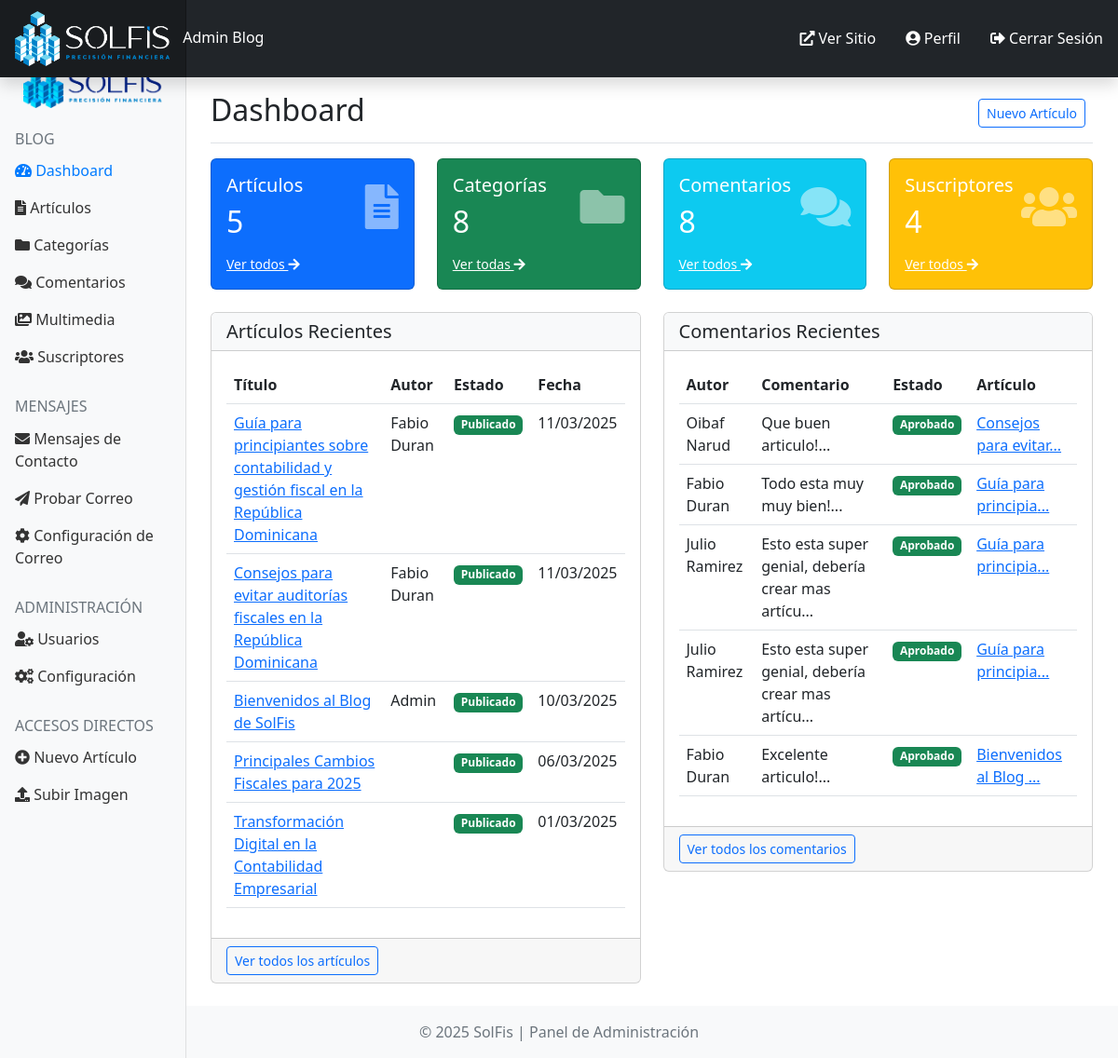
Screenshot of /admin/index.php (signed in) with the database file from the repository.
### tables this page shows
CREATE TABLE `posts` (
  `id` int(11) NOT NULL,
  `title` varchar(255) NOT NULL,
  `slug` varchar(255) NOT NULL,
  `excerpt` text DEFAULT NULL,
  `content` longtext NOT NULL,
  `category_id` int(11) DEFAULT NULL,
  `author_id` int(11) DEFAULT NULL,
  `status` enum('draft','published','archived') NOT NULL DEFAULT 'draft',
  `image` varchar(255) DEFAULT NULL,
  `published_at` datetime DEFAULT NULL,
  `created_at` datetime NOT NULL,
  `updated_at` datetime NOT NULL
);

CREATE TABLE `users` (
  `id` int(11) NOT NULL,
  `name` varchar(255) NOT NULL,
  `email` varchar(255) NOT NULL,
  `password` varchar(255) NOT NULL,
  `role` enum('admin','author','editor') NOT NULL DEFAULT 'author',
  `image` varchar(255) DEFAULT NULL,
  `bio` text DEFAULT NULL,
  `created_at` datetime NOT NULL,
  `updated_at` datetime NOT NULL
);

CREATE TABLE `comments` (
  `id` int(11) NOT NULL,
  `post_id` int(11) NOT NULL,
  `parent_id` int(11) DEFAULT 0,
  `name` varchar(255) NOT NULL,
  `email` varchar(255) NOT NULL,
  `content` text NOT NULL,
  `status` enum('pending','approved','rejected') NOT NULL DEFAULT 'pending',
  `created_at` datetime NOT NULL
);

### includes/blog-system.php (called while the page is built, shortened)
<?php
class Database {
    private $connection;
    private static $instance;
    private function __construct() {
        $this->connection = new mysqli(DB_HOST, DB_USER, DB_PASS, DB_NAME);
        $this->connection->set_charset("utf8mb4");
    }
    public static function getInstance() {
        if (!self::$instance) {
            self::$instance = new self();
        }
        return self::$instance;
    }
    public function query($sql) {
        return $this->connection->query($sql);
    }
    public function escape($string) {
        return $this->connection->real_escape_string($string);
    }
}
class Category {
    private $db;
    public function __construct() {
        $this->db = Database::getInstance();
    }
    public function getCategories() {
        $sql = "SELECT c.*, COUNT(p.id) as post_count
                FROM categories c
                LEFT JOIN posts p ON c.id = p.category_id AND p.status = 'published'
                GROUP BY c.id
                ORDER BY c.name ASC";
        $result = $this->db->query($sql);
        $categories = [];
        while ($result && $row = $result->fetch_assoc()) {
            $categories[] = $row;
        }
        return $categories;
    }
}
class BlogPost {
    private $db;
    public function __construct() {
        $this->db = Database::getInstance();
    }
    public function getAdminPosts($page = 1, $per_page = 10, $status = null) {
        $offset = ($page - 1) * $per_page;
        $sql = "SELECT p.*, c.name as category_name, u.name as author_name
                FROM posts p
                LEFT JOIN categories c ON p.category_id = c.id
                LEFT JOIN users u ON p.author_id = u.id";
        $sql .= " ORDER BY p.created_at DESC LIMIT $offset, $per_page";
        $result = $this->db->query($sql);
        $posts = [];
        while ($result && $row = $result->fetch_assoc()) {
            $posts[] = $row;
        }
        $countSql = "SELECT COUNT(*) as total FROM posts";
        $countResult = $this->db->query($countSql);
        $totalPosts = 0;
        if ($countResult && $countResult->num_rows > 0) {
            $totalPosts = $countResult->fetch_assoc()['total'];
        }
        return [
            'posts' => $posts,
            'total' => $totalPosts,
            'pages' => ceil($totalPosts / $per_page),
            'current_page' => $page
        ];
    }
}
class Comment {
    private $db;
    public function __construct() {
        $this->db = Database::getInstance();
    }
    public function getAdminComments($page = 1, $per_page = 10, $status = null) {
        $offset = ($page - 1) * $per_page;
        $sql = "SELECT c.*, p.title as post_title
                FROM comments c
                LEFT JOIN posts p ON c.post_id = p.id";
        if ($status) {
            $status = $this->db->escape($status);
            $sql .= " WHERE c.status = '$status'";
        }
        $sql .= " ORDER BY c.created_at DESC LIMIT $offset, $per_page";
        $result = $this->db->query($sql);
        $comments = [];
        while ($result && $row = $result->fetch_assoc()) {
            $comments[] = $row;
        }
        $countSql = "SELECT COUNT(*) as total FROM comments";
        if ($status) {
            $countSql .= " WHERE status = '$status'";
        }
        $countResult = $this->db->query($countSql);
        $totalComments = 0;
        if ($countResult && $countResult->num_rows > 0) {
            $totalComments = $countResult->fetch_assoc()['total'];
        }
        return [
            'comments' => $comments,
            'total' => $totalComments,
            'pages' => ceil($totalComments / $per_page),
            'current_page' => $page
        ];
    }
}
class Subscriber {
    private $db;
    public function __construct() {
        $this->db = Database::getInstance();
    }
    public function getSubscribers($page = 1, $per_page = 20, $status = 'active') {
        $offset = ($page - 1) * $per_page;
        $sql = "SELECT * FROM subscribers";
        if ($status) {
            $status = $this->db->escape($status);
            $sql .= " WHERE status = '$status'";
        }
        $sql .= " ORDER BY created_at DESC LIMIT $offset, $per_page";
        $result = $this->db->query($sql);
        $subscribers = [];
        while ($result && $row = $result->fetch_assoc()) {
            $subscribers[] = $row;
        }
        $countSql = "SELECT COUNT(*) as total FROM subscribers";
        if ($status) {
            $countSql .= " WHERE status = '$status'";
        }
        $countResult = $this->db->query($countSql);
        $totalSubscribers = 0;
        if ($countResult && $countResult->num_rows > 0) {
            $totalSubscribers = $countResult->fetch_assoc()['total'];
        }
        return [
            'subscribers' => $subscribers,
            'total' => $totalSubscribers,
            'pages' => ceil($totalSubscribers / $per_page),
            'current_page' => $page
        ];
    }
}
class Auth {
    private static $instance;
    public static function getInstance() {
        if (!self::$instance) {
            self::$instance = new self();
        }
        return self::$instance;
    }
}

### admin/index.php (the view, shortened to what this page needs)
<?php
require_once '../includes/blog-system.php';
$blogPost = new BlogPost();
$category = new Category();
$comment = new Comment();
$subscriber = new Subscriber();
$totalPosts = $blogPost->getAdminPosts()['total'];
$totalCategories = count($category->getCategories());
$totalComments = $comment->getAdminComments()['total'];
$totalSubscribers = $subscriber->getSubscribers()['total'];
$recentPosts = array_slice($blogPost->getAdminPosts()['posts'], 0, 5);
$recentComments = array_slice($comment->getAdminComments()['comments'], 0, 5);
?>
<?php include 'includes/header.php'; ?>
<div class="container-fluid">
    <div class="row">
        <?php include 'includes/sidebar.php'; ?>
        <main class="col-md-9 ms-sm-auto col-lg-10 px-md-4">
            <div class="d-flex justify-content-between flex-wrap flex-md-nowrap align-items-center pt-3 pb-2 mb-3 border-bottom">
                <h1 class="h2">Dashboard</h1>
                <div class="btn-toolbar mb-2 mb-md-0">
                    <div class="btn-group me-2">
                        <a href="post-new.php" class="btn btn-sm btn-outline-primary">Nuevo Artículo</a>
                    </div>
                </div>
            </div>
            <div class="row">
                <div class="col-md-3 mb-4">
                    <div class="card text-white bg-primary">
                        <div class="card-body">
                            <div class="d-flex justify-content-between align-items-center">
                                <div>
                                    <h5 class="card-title mb-0">Artículos</h5>
                                    <h2 class="mt-2 mb-0"><?php echo $totalPosts; ?></h2>
                                </div>
                                <div>
                                    <i class="fas fa-file-alt fa-3x opacity-50"></i>
                                </div>
                            </div>
                            <a href="posts.php" class="text-white mt-3 d-block small">Ver todos <i class="fas fa-arrow-right"></i></a>
                        </div>
                    </div>
                </div>
                <div class="col-md-3 mb-4">
                    <div class="card text-white bg-success">
                        <div class="card-body">
                            <div class="d-flex justify-content-between align-items-center">
                                <div>
                                    <h5 class="card-title mb-0">Categorías</h5>
                                    <h2 class="mt-2 mb-0"><?php echo $totalCategories; ?></h2>
                                </div>
                                <div>
                                    <i class="fas fa-folder fa-3x opacity-50"></i>
                                </div>
                            </div>
                            <a href="categories.php" class="text-white mt-3 d-block small">Ver todas <i class="fas fa-arrow-right"></i></a>
                        </div>
                    </div>
                </div>
                <div class="col-md-3 mb-4">
                    <div class="card text-white bg-info">
                        <div class="card-body">
                            <div class="d-flex justify-content-between align-items-center">
                                <div>
                                    <h5 class="card-title mb-0">Comentarios</h5>
                                    <h2 class="mt-2 mb-0"><?php echo $totalComments; ?></h2>
                                </div>
                                <div>
                                    <i class="fas fa-comments fa-3x opacity-50"></i>
                                </div>
                            </div>
                            <a href="comments.php" class="text-white mt-3 d-block small">Ver todos <i class="fas fa-arrow-right"></i></a>
                        </div>
                    </div>
                </div>
                <div class="col-md-3 mb-4">
                    <div class="card text-white bg-warning">
                        <div class="card-body">
                            <div class="d-flex justify-content-between align-items-center">
                                <div>
                                    <h5 class="card-title mb-0">Suscriptores</h5>
                                    <h2 class="mt-2 mb-0"><?php echo $totalSubscribers; ?></h2>
                                </div>
                                <div>
                                    <i class="fas fa-users fa-3x opacity-50"></i>
                                </div>
                            </div>
                            <a href="subscribers.php" class="text-white mt-3 d-block small">Ver todos <i class="fas fa-arrow-right"></i></a>
                        </div>
                    </div>
                </div>
            </div>
            <div class="row">
                <div class="col-md-6 mb-4">
                    <div class="card">
                        <div class="card-header bg-light">
                            <h5 class="card-title mb-0">Artículos Recientes</h5>
                        </div>
                        <div class="card-body">
                            <div class="table-responsive">
                                <table class="table table-hover">
                                    <thead>
                                        <tr>
                                            <th>Título</th>
                                            <th>Autor</th>
                                            <th>Estado</th>
                                            <th>Fecha</th>
                                        </tr>
                                    </thead>
                                    <tbody>
                                        <?php foreach ($recentPosts as $post): ?>
                                        <tr>
                                            <td>
                                                <a href="post-edit.php?id=<?php echo $post['id']; ?>"><?php echo $post['title']; ?></a>
                                            </td>
                                            <td><?php echo $post['author_name']; ?></td>
                                            <td>
                                                <?php if ($post['status'] == 'published'): ?>
                                                    <span class="badge bg-success">Publicado</span>
                                                <?php elseif ($post['status'] == 'draft'): ?>
                                                    <span class="badge bg-secondary">Borrador</span>
                                                <?php else: ?>
                                                    <span class="badge bg-danger">Archivado</span>
                                                <?php endif; ?>
                                            </td>
                                            <td><?php echo date('d/m/Y', strtotime($post['created_at'])); ?></td>
                                        </tr>
                                        <?php endforeach; ?>
                                    </tbody>
                                </table>
                            </div>
                        </div>
                        <div class="card-footer">
                            <a href="posts.php" class="btn btn-sm btn-outline-primary">Ver todos los artículos</a>
                        </div>
                    </div>
                </div>
                <div class="col-md-6 mb-4">
                    <div class="card">
                        <div class="card-header bg-light">
                            <h5 class="card-title mb-0">Comentarios Recientes</h5>
                        </div>
                        <div class="card-body">
                            <div class="table-responsive">
                                <table class="table table-hover">
                                    <thead>
                                        <tr>
                                            <th>Autor</th>
                                            <th>Comentario</th>
                                            <th>Estado</th>
                                            <th>Artículo</th>
                                        </tr>
                                    </thead>
                                    <tbody>
                                        <?php foreach ($recentComments as $comment): ?>
                                        <tr>
                                            <td><?php echo $comment['name']; ?></td>
                                            <td><?php echo substr($comment['content'], 0, 50) . '...'; ?></td>
                                            <td>
                                                <?php if ($comment['status'] == 'approved'): ?>
                                                    <span class="badge bg-success">Aprobado</span>
                                                <?php elseif ($comment['status'] == 'pending'): ?>
                                                    <span class="badge bg-warning text-dark">Pendiente</span>
                                                <?php else: ?>
                                                    <span class="badge bg-danger">Rechazado</span>
                                                <?php endif; ?>
                                            </td>
                                            <td>
                                                <a href="post-edit.php?id=<?php echo $comment['post_id']; ?>"><?php echo substr($comment['post_title'], 0, 20) . '...'; ?></a>
                                            </td>
                                        </tr>
                                        <?php endforeach; ?>
                                    </tbody>
                                </table>
                            </div>
                        </div>
                        <div class="card-footer">
                            <a href="comments.php" class="btn btn-sm btn-outline-primary">Ver todos los comentarios</a>
                        </div>
                    </div>
                </div>
            </div>
        </main>
    </div>
</div>
<?php include 'includes/footer.php'; ?>

### rows the page displays
posts: title "Guía para principiantes sobre contabilidad y gestión fiscal en la República Dominicana", author.name "Fabio Duran", status "Publicado", created_at "11/03/2025"
posts: title "Consejos para evitar auditorías fiscales en la República Dominicana", author.name "Fabio Duran", status "Publicado", created_at "11/03/2025"
posts: title "Bienvenidos al Blog de SolFis", author.name "Admin", status "Publicado", created_at "10/03/2025"
posts: title "Principales Cambios Fiscales para 2025", status "Publicado", created_at "06/03/2025"
posts: title "Transformación Digital en la Contabilidad Empresarial", status "Publicado", created_at "01/03/2025"
comments: name "Oibaf Narud", content "Que buen articulo!", status "Aprobado", post.title "Consejos para evitar"
comments: name "Fabio Duran", content "Todo esta muy muy bien!", status "Aprobado", post.title "Guía para principia"
comments: name "Julio Ramirez", content "Esto esta super genial, debería crear mas artícu", status "Aprobado", post.title "Guía para principia"
comments: name "Julio Ramirez", content "Esto esta super genial, debería crear mas artícu", status "Aprobado", post.title "Guía para principia"
comments: name "Fabio Duran", content "Excelente articulo!", status "Aprobado", post.title "Bienvenidos al Blog"

### other values shown
$totalPosts "5"
$totalCategories "8"
$totalComments "8"
$totalSubscribers "4"
